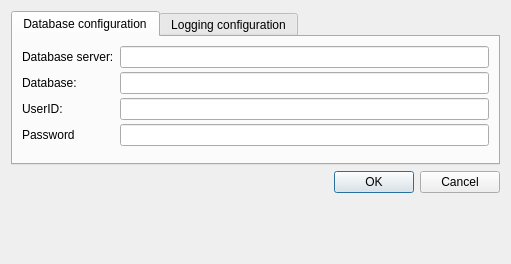
<?xml version="1.0" encoding="UTF-8"?>
<ui version="4.0">
 <class>ApplicationSettingsView</class>
 <widget class="QDialog" name="ApplicationSettingsView">
  <property name="geometry">
   <rect>
    <x>0</x>
    <y>0</y>
    <width>511</width>
    <height>264</height>
   </rect>
  </property>
  <property name="windowTitle">
   <string>Application configuration</string>
  </property>
  <layout class="QVBoxLayout" name="verticalLayout">
   <item>
    <widget class="QTabWidget" name="tabApplicationConfiguration">
     <property name="currentIndex">
      <number>0</number>
     </property>
     <widget class="QWidget" name="tabApplicationDbConfiguration">
      <attribute name="title">
       <string>Database configuration</string>
      </attribute>
      <layout class="QVBoxLayout" name="verticalLayout_2">
       <item>
        <layout class="QFormLayout" name="formApplicationDbConfiguration">
         <property name="verticalSpacing">
          <number>4</number>
         </property>
         <item row="0" column="0">
          <widget class="QLabel" name="lblAplDatabaseServer">
           <property name="text">
            <string>Database server:</string>
           </property>
          </widget>
         </item>
         <item row="0" column="1">
          <widget class="QLineEdit" name="lnAplDatabaseServer"/>
         </item>
         <item row="1" column="0">
          <widget class="QLabel" name="lblAplDatabase">
           <property name="text">
            <string>Database:</string>
           </property>
          </widget>
         </item>
         <item row="1" column="1">
          <widget class="QLineEdit" name="lnAplDatabase"/>
         </item>
         <item row="2" column="0">
          <widget class="QLabel" name="lblAplUserID">
           <property name="text">
            <string>UserID:</string>
           </property>
          </widget>
         </item>
         <item row="2" column="1">
          <widget class="QLineEdit" name="lnAplUserID"/>
         </item>
         <item row="3" column="0">
          <widget class="QLabel" name="lblAplPassword">
           <property name="text">
            <string>Password</string>
           </property>
          </widget>
         </item>
         <item row="3" column="1">
          <widget class="QLineEdit" name="lnAplPassword"/>
         </item>
        </layout>
       </item>
      </layout>
     </widget>
     <widget class="QWidget" name="tabLoggingConfiguration">
      <attribute name="title">
       <string>Logging configuration</string>
      </attribute>
      <layout class="QVBoxLayout" name="verticalLayout_3">
       <item>
        <layout class="QFormLayout" name="formLoggingConfiguration">
         <item row="0" column="0">
          <widget class="QLabel" name="lblLogLogging">
           <property name="text">
            <string>Logging Server:</string>
           </property>
          </widget>
         </item>
         <item row="0" column="1">
          <widget class="QLineEdit" name="lnLogLoggingServer"/>
         </item>
         <item row="1" column="0">
          <widget class="QLabel" name="lblLogLoggingDatabase">
           <property name="text">
            <string>Logging Database:</string>
           </property>
          </widget>
         </item>
         <item row="1" column="1">
          <widget class="QLineEdit" name="lnLogLoggingDatabase"/>
         </item>
         <item row="2" column="0">
          <widget class="QLabel" name="lblLogUserId">
           <property name="text">
            <string>UserId:</string>
           </property>
          </widget>
         </item>
         <item row="2" column="1">
          <widget class="QLineEdit" name="lnLogUserId"/>
         </item>
         <item row="3" column="0">
          <widget class="QLabel" name="lblLogPassword">
           <property name="text">
            <string>Password:</string>
           </property>
          </widget>
         </item>
         <item row="3" column="1">
          <widget class="QLineEdit" name="lnLogPassword"/>
         </item>
        </layout>
       </item>
      </layout>
     </widget>
    </widget>
   </item>
   <item>
    <widget class="QDialogButtonBox" name="buttonBox">
     <property name="orientation">
      <enum>Qt::Horizontal</enum>
     </property>
     <property name="standardButtons">
      <set>QDialogButtonBox::Cancel|QDialogButtonBox::Ok</set>
     </property>
    </widget>
   </item>
   <item>
    <spacer name="verticalSpacer">
     <property name="orientation">
      <enum>Qt::Vertical</enum>
     </property>
     <property name="sizeHint" stdset="0">
      <size>
       <width>20</width>
       <height>40</height>
      </size>
     </property>
    </spacer>
   </item>
  </layout>
 </widget>
 <resources/>
 <connections>
  <connection>
   <sender>buttonBox</sender>
   <signal>accepted()</signal>
   <receiver>ApplicationSettingsView</receiver>
   <slot>accept()</slot>
   <hints>
    <hint type="sourcelabel">
     <x>248</x>
     <y>254</y>
    </hint>
    <hint type="destinationlabel">
     <x>157</x>
     <y>274</y>
    </hint>
   </hints>
  </connection>
  <connection>
   <sender>buttonBox</sender>
   <signal>rejected()</signal>
   <receiver>ApplicationSettingsView</receiver>
   <slot>reject()</slot>
   <hints>
    <hint type="sourcelabel">
     <x>316</x>
     <y>260</y>
    </hint>
    <hint type="destinationlabel">
     <x>286</x>
     <y>274</y>
    </hint>
   </hints>
  </connection>
 </connections>
</ui>
